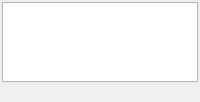
<?xml version="1.0" encoding="UTF-8"?>
<ui version="4.0">
 <class>FormTimeMapper</class>
 <widget class="QDialog" name="FormTimeMapper">
  <property name="geometry">
   <rect>
    <x>0</x>
    <y>0</y>
    <width>200</width>
    <height>102</height>
   </rect>
  </property>
  <property name="sizePolicy">
   <sizepolicy hsizetype="Preferred" vsizetype="Preferred">
    <horstretch>0</horstretch>
    <verstretch>0</verstretch>
   </sizepolicy>
  </property>
  <property name="windowTitle">
   <string>时间映射</string>
  </property>
  <layout class="QVBoxLayout" name="verticalLayout">
   <property name="spacing">
    <number>3</number>
   </property>
   <property name="leftMargin">
    <number>2</number>
   </property>
   <property name="topMargin">
    <number>2</number>
   </property>
   <property name="rightMargin">
    <number>2</number>
   </property>
   <property name="bottomMargin">
    <number>3</number>
   </property>
   <item>
    <widget class="QTableWidget" name="ct_table">
     <property name="styleSheet">
      <string notr="true">font-family: monospace;</string>
     </property>
     <property name="selectionBehavior">
      <enum>QAbstractItemView::SelectRows</enum>
     </property>
     <attribute name="horizontalHeaderVisible">
      <bool>false</bool>
     </attribute>
     <attribute name="verticalHeaderVisible">
      <bool>false</bool>
     </attribute>
     <attribute name="verticalHeaderDefaultSectionSize">
      <number>20</number>
     </attribute>
    </widget>
   </item>
   <item>
    <widget class="QLabel" name="ct_info"/>
   </item>
  </layout>
 </widget>
 <resources/>
 <connections/>
 <slots>
  <slot>ct_switch_clicked()</slot>
 </slots>
</ui>
